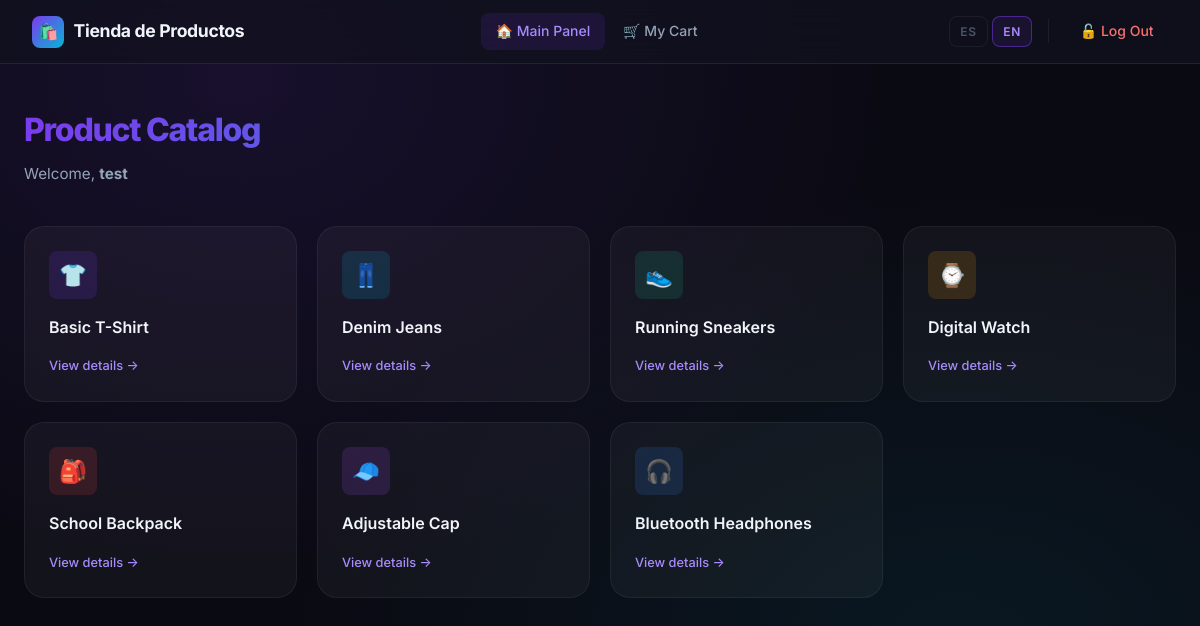
Screenshot of /mipanel.php?lang=en (signed in) with the database file from the repository.
### tables this page shows
CREATE TABLE productosen (
  id INT NOT NULL AUTO_INCREMENT,
  nombre VARCHAR(255) DEFAULT NULL,
  descripcion TEXT,
  precio DECIMAL(10, 2) DEFAULT NULL,
  PRIMARY KEY (id)
);

### app/helpers/session.helper.php (called while the page is built, shortened)
<?php
function resolveLanguage(): string {
    $lang = 'es';
    if (isset($_GET['lang']) && in_array($_GET['lang'], ['es', 'en'])) {
        $lang = $_GET['lang'];
        $remember = isset($_COOKIE['recordarme']) && $_COOKIE['recordarme'] === '1';
    } elseif (isset($_COOKIE['lang']) && in_array($_COOKIE['lang'], ['es', 'en'])) {
        $lang = $_COOKIE['lang'];
    }
    return $lang;
}
function loadTexts(string $lang, string $section): array {
    $file = __DIR__ . '/../lang/' . $lang . '.php';
    $all = require $file;
    return $all[$section] ?? [];
}
function productsTable(string $lang): string {
    return ($lang === 'en') ? 'productosen' : 'productoses';
}

### app/lang/en.php (called while the page is built)
<?php
return [
    'panel' => [
        'titulo_pagina'     => 'Product Store',
        'titulo_panel'      => 'Main Panel',
        'bienvenido'        => 'Welcome',
        'lista_productos'   => 'Product Catalog',
        'nav_panel'         => 'Main Panel',
        'nav_carrito'       => 'My Cart',
        'nav_cerrar'        => 'Log Out',
        'sin_resultados'    => 'No results found.',
        'error_consulta'    => 'Error fetching products.',
        'ver_detalle'       => 'View details',
    ],
    'producto' => [
        'titulo'            => 'Product Detail',
        'bienvenido'        => 'Welcome',
        'volver'            => 'Back to Catalog',
        'nav_carrito'       => 'My Cart',
        'nav_cerrar'        => 'Log Out',
        'descripcion'       => 'Description',
        'precio'            => 'Price',
        'agregar'           => 'Add to Cart',
        'no_encontrado'     => 'Product not found.',
        'id_invalido'       => 'Invalid product ID.',
    ],
    'carrito' => [
        'titulo_pagina'     => 'My Cart',
        'titulo'            => 'Shopping Cart',
        'bienvenido'        => 'Welcome',
        'volver'            => 'Back to Catalog',
        'nav_carrito'       => 'My Cart',
        'nav_cerrar'        => 'Log Out',
        'productos'         => 'Products in cart:',
        'sin_productos'     => 'Your cart is empty.',
        'subtotal'          => 'Total to pay:',
        'vaciar'            => 'Clear cart',
    ],
    'login' => [
        'titulo'            => 'Sign In — Store',
        'encabezado'        => 'Welcome back',
        'subtitulo'         => 'Access your store',
        'usuario'           => 'Username',
        'clave'             => 'Password',
        'recordarme'        => 'Remember me',
        'btn_entrar'        => 'Sign In',
        'error'             => 'Incorrect credentials. Please try again.',
    ],
];

### app/core/DBConnection.php (called while the page is built, shortened)
<?php
class DBConnection {
    private $conexion;
    public function __construct() {
        $this->conexion = new mysqli(DB_HOST, DB_USER, DB_PASS, DB_NAME);
        $this->conexion->set_charset('utf8mb4');
    }
    public function read(string $tabla, string $condicion = '1'): array|false {
        $sql = "SELECT * FROM $tabla WHERE $condicion";
        $resultado = $this->conexion->query($sql);
        if ($resultado) {
            return $resultado->fetch_all(MYSQLI_ASSOC);
        }
        return false;
    }
}

### public/mipanel.php (the view, shortened to what this page needs)
<?php
require_once __DIR__ . '/../app/helpers/session.helper.php';
require_once __DIR__ . '/../app/core/DBConnection.php';
$lang   = resolveLanguage();
$texts  = loadTexts($lang, 'panel');
$table  = productsTable($lang);
$db       = new DBConnection();
$products = $db->read($table);
$icons = ['👕','👖','👟','⌚','🎒','🧢','🎧','💻','📱','🛍️'];
?>
<!doctype html>
<html lang="<?php echo $lang; ?>">
<head>
  <link rel="stylesheet" href="assets/css/style.css">
</head>
<body>
  <nav class="navbar" role="navigation" aria-label="Navegación principal">
    <div class="navbar-brand">
      <div class="brand-icon">🛍️</div>
      <span>Tienda de Productos</span>
    </div>
    <ul class="navbar-nav">
      <li>
        <a href="mipanel.php" class="nav-link active" id="nav-panel">
          🏠 <?php echo $texts['nav_panel']; ?>
        </a>
      </li>
      <li>
        <a href="carrito.php" class="nav-link" id="nav-cart">
          🛒 <?php echo $texts['nav_carrito']; ?>
        </a>
      </li>
    </ul>
    <div style="display:flex;align-items:center;gap:0.5rem">
      <div class="nav-lang">
        <a href="mipanel.php?lang=es" class="lang-btn <?php echo $lang === 'es' ? 'active' : ''; ?>">ES</a>
        <a href="mipanel.php?lang=en" class="lang-btn <?php echo $lang === 'en' ? 'active' : ''; ?>">EN</a>
      </div>
      <a href="cerrarsesion.php" class="btn-logout" id="nav-logout">
        🔓 <?php echo $texts['nav_cerrar']; ?>
      </a>
    </div>
  </nav>
  <main class="page-wrapper" role="main">
    <header class="page-header">
      <h1><?php echo $texts['lista_productos']; ?></h1>
      <p><?php echo $texts['bienvenido']; ?>, <strong><?php echo htmlspecialchars($_SESSION['nombre']); ?></strong></p>
    </header>
    <section aria-label="Catálogo de productos">
      <?php if ($products === false): ?>
        <div class="alert alert-error">
          <span>⚠️</span><span><?php echo $texts['error_consulta']; ?></span>
        </div>
      <?php elseif (count($products) === 0): ?>
        <div class="alert alert-error">
          <span>📭</span><span><?php echo $texts['sin_resultados']; ?></span>
        </div>
      <?php else: ?>
        <div class="products-grid">
          <?php foreach ($products as $i => $producto):
            $id     = (int)$producto['id'];
            $nombre = htmlspecialchars($producto['nombre']);
            $icon   = $icons[$i % count($icons)];
            $iconClass = 'icon-' . ($i % 7);
          ?>
          <article class="product-card" id="product-card-<?php echo $id; ?>">
            <div class="product-card-icon <?php echo $iconClass; ?>"><?php echo $icon; ?></div>
            <div class="product-card-name"><?php echo $nombre; ?></div>
            <div class="product-card-footer">
              <a href="producto.php?id=<?php echo $id; ?>" class="product-card-link" id="link-product-<?php echo $id; ?>">
                <?php echo $texts['ver_detalle']; ?> →
              </a>
            </div>
          </article>
          <?php endforeach; ?>
        </div>
      <?php endif; ?>
    </section>
  </main>
</body>
</html>

### rows the page displays
productosen: icon "👕", nombre "Basic T-Shirt"
productosen: icon "👖", nombre "Denim Jeans"
productosen: icon "👟", nombre "Running Sneakers"
productosen: icon "⌚", nombre "Digital Watch"
productosen: icon "🎒", nombre "School Backpack"
productosen: icon "🧢", nombre "Adjustable Cap"
productosen: icon "🎧", nombre "Bluetooth Headphones"

### other values shown
$texts['nav_panel'] "Main Panel"
$texts['nav_carrito'] "My Cart"
$texts['nav_cerrar'] "Log Out"
$texts['lista_productos'] "Product Catalog"
$texts['bienvenido'] "Welcome"
$_SESSION['nombre'] "test"
